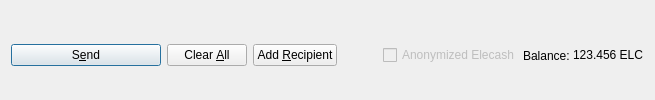
         <widget class="QFrame" name="frame_Send">
          <layout class="QHBoxLayout" name="horizontalLayout">
           <property name="bottomMargin">
            <number>0</number>
           </property>
           <item>
            <widget class="QPushButton" name="sendButton">
             <property name="minimumSize">
              <size>
               <width>150</width>
               <height>0</height>
              </size>
             </property>
             <property name="toolTip">
              <string>Confirm the send action</string>
             </property>
             <property name="text">
              <string>S&amp;end</string>
             </property>
             <property name="icon">
              <iconset resource="../elecash.qrc">
               <normaloff>:/icons/send</normaloff>:/icons/send</iconset>
             </property>
             <property name="autoDefault">
              <bool>false</bool>
             </property>
             <property name="default">
              <bool>true</bool>
             </property>
            </widget>
           </item>
           <item>
            <widget class="QPushButton" name="clearButton">
             <property name="sizePolicy">
              <sizepolicy hsizetype="Minimum" vsizetype="Fixed">
               <horstretch>0</horstretch>
               <verstretch>0</verstretch>
              </sizepolicy>
             </property>
             <property name="toolTip">
              <string>Clear all fields of the form.</string>
             </property>
             <property name="text">
              <string>Clear &amp;All</string>
             </property>
             <property name="icon">
              <iconset resource="../elecash.qrc">
               <normaloff>:/icons/remove</normaloff>:/icons/remove</iconset>
             </property>
             <property name="autoDefault">
              <bool>false</bool>
             </property>
            </widget>
           </item>
           <item>
            <widget class="QPushButton" name="addButton">
             <property name="toolTip">
              <string>Send to multiple recipients at once</string>
             </property>
             <property name="text">
              <string>Add &amp;Recipient</string>
             </property>
             <property name="icon">
              <iconset resource="../elecash.qrc">
               <normaloff>:/icons/add</normaloff>:/icons/add</iconset>
             </property>
             <property name="autoDefault">
              <bool>false</bool>
             </property>
            </widget>
           </item>
           <item>
            <spacer name="horizontalSpacer">
             <property name="orientation">
              <enum>Qt::Horizontal</enum>
             </property>
             <property name="sizeHint" stdset="0">
              <size>
               <width>40</width>
               <height>20</height>
              </size>
             </property>
            </spacer>
           </item>
           <item>
            <layout class="QHBoxLayout" name="horizontalLayout_2">
             <property name="spacing">
              <number>3</number>
             </property>
             <item>
              <widget class="QCheckBox" name="checkzELC">
               <property name="enabled">
                <bool>false</bool>
               </property>
               <property name="text">
                <string>Anonymized Elecash</string>
               </property>
              </widget>
             </item>
             <!-- <item>
              <widget class="QCheckBox" name="checkSwiftTX">
               <property name="enabled">
                <bool>true</bool>
               </property>
               <property name="minimumSize">
                <size>
                 <width>85</width>
                 <height>0</height>
                </size>
               </property>
               <property name="text">
                <string>SwiftX</string>
               </property>
              </widget>
             </item> -->
             <item>
              <widget class="QLabel" name="labelForBalance">
               <property name="text">
                <string>Balance:</string>
               </property>
              </widget>
             </item>
             <item>
              <widget class="QLabel" name="labelBalance">
               <property name="sizePolicy">
                <sizepolicy hsizetype="Preferred" vsizetype="Fixed">
                 <horstretch>0</horstretch>
                 <verstretch>0</verstretch>
                </sizepolicy>
               </property>
               <property name="cursor">
                <cursorShape>IBeamCursor</cursorShape>
               </property>
               <property name="text">
                <string notr="true">123.456 ELC</string>
               </property>
               <property name="textInteractionFlags">
                <set>Qt::LinksAccessibleByMouse|Qt::TextSelectableByKeyboard|Qt::TextSelectableByMouse</set>
               </property>
              </widget>
             </item>
            </layout>
           </item>
          </layout>
         </widget>
